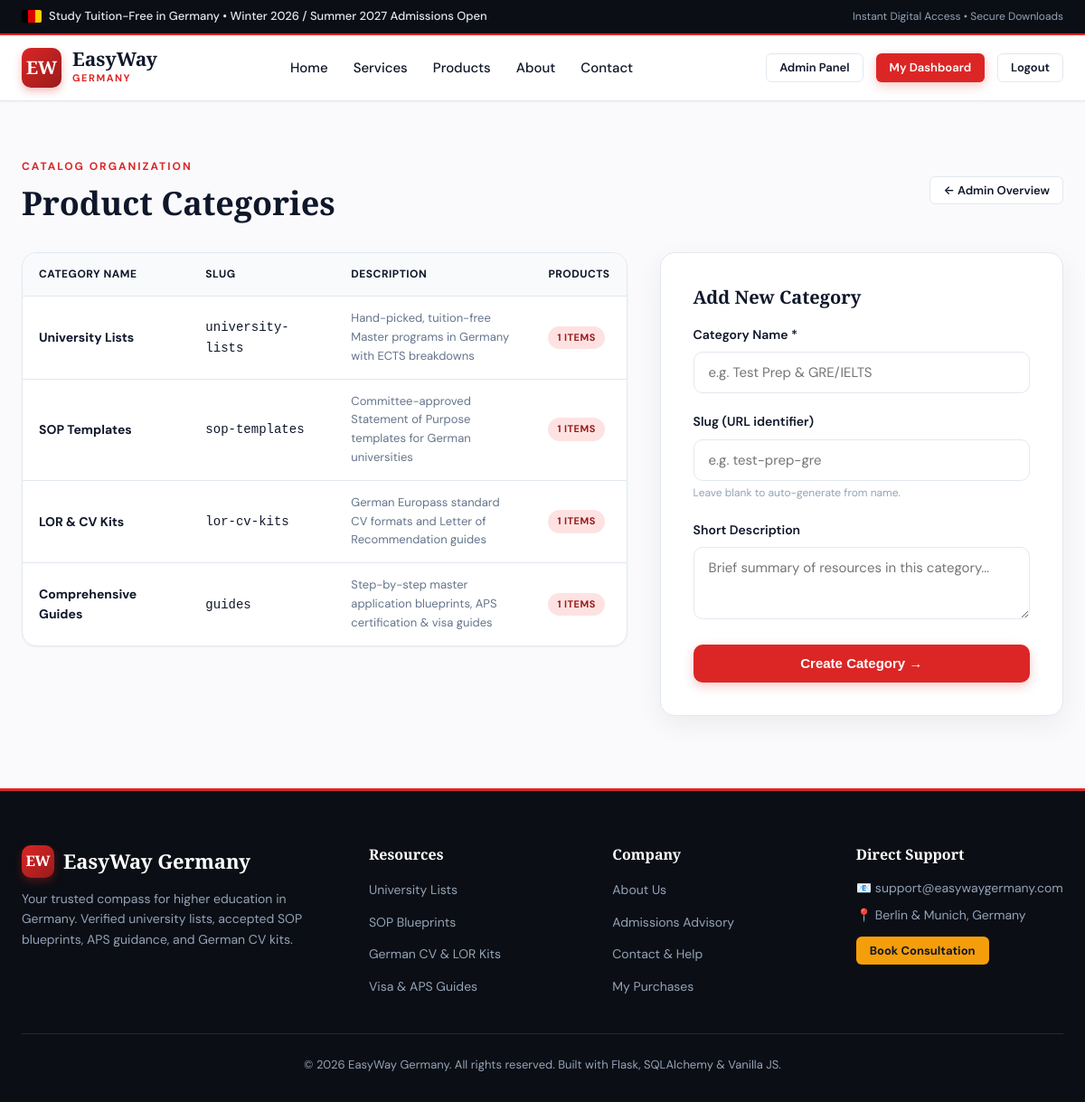
The app's page /admin/categories (signed in) with its own data.
### app.py (models this page shows)
class Category(db.Model):
    __tablename__ = 'categories'
    id = db.Column(db.Integer, primary_key=True)
    name = db.Column(db.String(80), unique=True, nullable=False)
    slug = db.Column(db.String(80), unique=True, nullable=False)
    description = db.Column(db.String(255))
    icon = db.Column(db.String(50), default='folder')
    products = db.relationship('Product', backref='category', lazy='dynamic')

### app.py (the view, shortened to what this page needs)
@app.route('/admin/categories', methods=['GET', 'POST'])
@admin_required
def admin_categories():
    categories = Category.query.all()
    return render_template('admin/categories.html', categories=categories)

### app.py (called while the page is built)
@login_manager.user_loader
def load_user(user_id):
    return db.session.get(User, int(user_id))

def admin_required(f):
    @wraps(f)
    @login_required
    def decorated_function(*args, **kwargs):
        if not current_user.is_admin:
            flash('Access restricted to administrators.', 'danger')
            return redirect(url_for('index'))
        return f(*args, **kwargs)
    return decorated_function

@app.context_processor
def inject_global_data():
    categories = Category.query.all()
    return {
        'nav_categories': categories,
        'current_year': datetime.now(timezone.utc).year
    }

### templates/admin/categories.html (shortened to what this page needs)
{% extends "base.html" %}
{% block content %}
<section style="padding: 40px 0 80px;">
  <div class="container">
    <div style="display: flex; justify-content: space-between; align-items: center; margin-bottom: 28px; flex-wrap: wrap; gap: 16px;">
      <div>
        <span class="section-tag">Catalog Organization</span>
        <h1 class="section-title" style="margin-bottom: 4px;">Product Categories</h1>
      </div>
      <a href="{{ url_for('admin_dashboard') }}" class="btn btn-sm btn-outline">&larr; Admin Overview</a>
    </div>
    <div class="checkout-grid">
      <div class="data-table-wrap">
        <table class="data-table">
          <thead>
            <tr>
              <th>Category Name</th>
              <th>Slug</th>
              <th>Description</th>
              <th>Products</th>
            </tr>
          </thead>
          <tbody>
            {% for cat in categories %}
              <tr>
                <td><strong>{{ cat.name }}</strong></td>
                <td><code>{{ cat.slug }}</code></td>
                <td style="font-size: 13px; color: var(--text-muted); max-width: 240px;">{{ cat.description }}</td>
                <td>
                  <span class="badge">{{ cat.products.count() }} items</span>
                </td>
              </tr>
            {% endfor %}
          </tbody>
        </table>
      </div>
      <div class="form-card">
        <h3 style="font-size: 20px; margin-bottom: 18px;">Add New Category</h3>
        <form action="{{ url_for('admin_categories') }}" method="POST">
          <div class="form-group">
            <label class="form-label" for="name">Category Name *</label>
            <input type="text" id="name" name="name" class="form-control" placeholder="e.g. Test Prep & GRE/IELTS" required>
          </div>
          <div class="form-group">
            <label class="form-label" for="slug">Slug (URL identifier)</label>
            <input type="text" id="slug" name="slug" class="form-control" placeholder="e.g. test-prep-gre">
            <div class="form-help">Leave blank to auto-generate from name.</div>
          </div>
          <div class="form-group">
            <label class="form-label" for="description">Short Description</label>
            <textarea id="description" name="description" class="form-control" style="min-height: 80px;" placeholder="Brief summary of resources in this category..."></textarea>
          </div>
          <button type="submit" class="btn btn-primary" style="width: 100%;">
            Create Category &rarr;
          </button>
        </form>
      </div>
    </div>
  </div>
</section>
{% endblock %}

### static/css/style.css (style rules this page uses)
:root { --primary: #DC2626; --primary-hover: #B91C1C; --primary-light: #FEE2E2; --primary-dark: #991B1B; --secondary: #0F172A; --secondary-light: #1E293B; --accent-gold: #F59E0B; --accent-gold-light: #FEF3C7; --bg-page: #FAFAFC; --bg-surface: #FFFFFF; --bg-muted: #F1F5F9; --text-main: #0F172A; --text-muted: #64748B; --text-light: #94A3B8; --border: #E2E8F0; --border-focus: #DC2626; --font-heading: 'Playfair Display', Georgia, serif; --font-body: 'DM Sans', -apple-system, BlinkMacSystemFont, sans-serif; --shadow-sm: 0 1px 2px 0 rgba(0, 0, 0, 0.05); --shadow-md: 0 4px 6px -1px rgba(0, 0, 0, 0.1), 0 2px 4px -2px rgba(0, 0, 0, 0.05); --shadow-lg: 0 10px 15px -3px rgba(0, 0, 0, 0.1), 0 4px 6px -4px rgba(0, 0, 0, 0.05); --shadow-xl: 0 20px 25px -5px rgba(0, 0, 0, 0.1), 0 8px 10px -6px rgba(0, 0, 0, 0.05); --shadow-card: 0 10px 30px rgba(15, 23, 42, 0.06); --radius-sm: 6px; --radius-md: 10px; --radius-lg: 16px; --radius-full: 9999px; --transition: all 0.25s cubic-bezier(0.4, 0, 0.2, 1); }
*, *::before, *::after { box-sizing: border-box; margin: 0; padding: 0; }
body { font-family: var(--font-body); font-size: 16px; line-height: 1.6; color: var(--text-main); background-color: var(--bg-page); -webkit-font-smoothing: antialiased; min-height: 100vh; display: flex; flex-direction: column; }
h1, h2, h3, h4, .serif-font { font-family: var(--font-heading); color: var(--secondary); line-height: 1.25; font-weight: 700; }
a { color: var(--primary); text-decoration: none; transition: var(--transition); }
.container { width: 100%; max-width: 1220px; margin: 0 auto; padding: 0 24px; }
.btn { display: inline-flex; align-items: center; justify-content: center; gap: 8px; padding: 11px 22px; font-size: 15px; font-weight: 600; border-radius: var(--radius-md); cursor: pointer; border: 1px solid transparent; transition: var(--transition); text-decoration: none; line-height: 1.2; }
.btn-primary { background: var(--primary); color: #FFFFFF !important; box-shadow: 0 4px 12px rgba(220, 38, 38, 0.25); }
.btn-outline { border-color: var(--border); background: #FFFFFF; color: var(--text-main); }
.btn-sm { padding: 7px 14px; font-size: 13px; border-radius: var(--radius-sm); }
.section-tag { color: var(--primary); text-transform: uppercase; font-size: 12px; letter-spacing: 2px; font-weight: 700; margin-bottom: 8px; display: inline-block; }
.section-title { font-size: 36px; margin-bottom: 14px; }
.badge { display: inline-block; font-size: 11px; font-weight: 700; text-transform: uppercase; letter-spacing: 0.5px; padding: 4px 10px; border-radius: var(--radius-full); background: var(--primary-light); color: var(--primary-dark); }
.form-card { background: #FFFFFF; border: 1px solid var(--border); border-radius: var(--radius-lg); padding: 36px; box-shadow: var(--shadow-card); }
.form-group { margin-bottom: 20px; }
.form-label { display: block; font-size: 14px; font-weight: 600; color: var(--secondary); margin-bottom: 8px; }
.form-control { width: 100%; padding: 12px 16px; border: 1px solid var(--border); border-radius: var(--radius-md); font-family: var(--font-body); font-size: 15px; color: var(--text-main); background: #FFFFFF; transition: var(--transition); outline: none; }
textarea.form-control { resize: vertical; min-height: 120px; }
.form-help { font-size: 12px; color: var(--text-light); margin-top: 4px; }
.data-table-wrap { background: #FFFFFF; border: 1px solid var(--border); border-radius: var(--radius-lg); overflow-x: auto; box-shadow: var(--shadow-sm); }
.data-table { width: 100%; border-collapse: collapse; text-align: left; font-size: 14px; }
.data-table th { background: #F8FAFC; padding: 14px 18px; font-weight: 700; color: var(--secondary); border-bottom: 1px solid var(--border); text-transform: uppercase; font-size: 12px; letter-spacing: 0.5px; }
.data-table td { padding: 14px 18px; border-bottom: 1px solid var(--border); vertical-align: middle; }
.data-table tr:last-child td { border-bottom: none; }
.checkout-grid { display: grid; grid-template-columns: 1.2fr 0.8fr; gap: 36px; align-items: flex-start; }

### records on screen
Category: name "University Lists", slug "university-lists", description "Hand-picked, tuition-free Master programs in Germany with ECTS breakdowns", products.count "1"
Category: name "SOP Templates", slug "sop-templates", description "Committee-approved Statement of Purpose templates for German universities", products.count "1"
Category: name "LOR & CV Kits", slug "lor-cv-kits", description "German Europass standard CV formats and Letter of Recommendation guides", products.count "1"
Category: name "Comprehensive Guides", slug "guides", description "Step-by-step master application blueprints, APS certification & visa guides", products.count "1"
